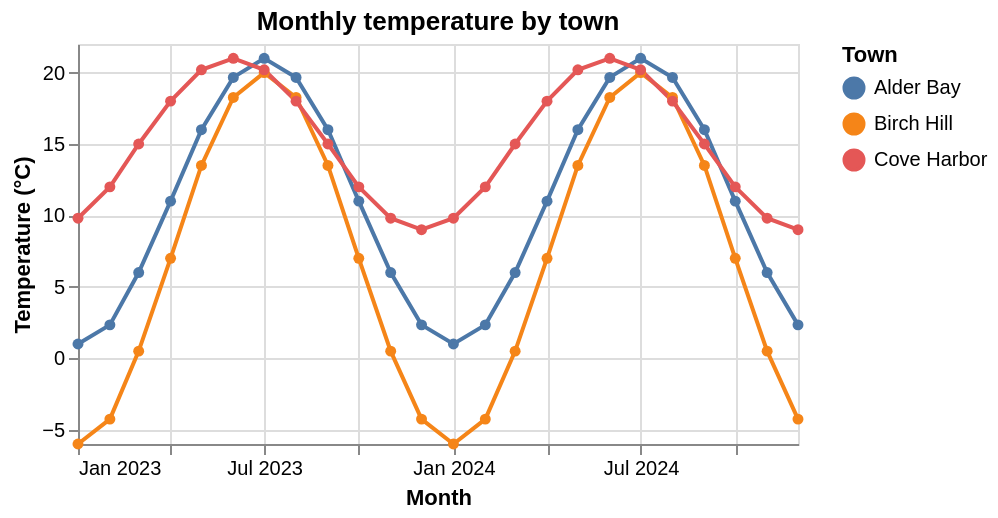

Vega-Lite specification for this chart:
### Vega-Lite specification from a JSON file in a GitHub repository (floating-point values rounded to 4 significant figures)
{"$schema": "https://vega.github.io/schema/vega-lite/v6.json", "description": "Monthly mean temperature of three invented towns: a line per town with a point on each month.", "title": "Monthly temperature by town", "width": 360, "height": 200, "data": {"sequence": {"start": 0, "stop": 24, "as": "i"}}, "transform": [{"calculate": "datetime(2023 + floor(datum.i / 12), datum.i % 12, 1)", "as": "month"}, {"calculate": "11 + 10 * sin((datum.i - 3) / 12 * 2 * PI)", "as": "Alder Bay"}, {"calculate": "7 + 13 * sin((datum.i - 3) / 12 * 2 * PI)", "as": "Birch Hill"}, {"calculate": "15 + 6 * sin((datum.i - 2) / 12 * 2 * PI)", "as": "Cove Harbor"}, {"fold": ["Alder Bay", "Birch Hill", "Cove Harbor"], "as": ["town", "celsius"]}], "mark": {"type": "line", "point": true}, "encoding": {"x": {"field": "month", "type": "temporal", "timeUnit": "yearmonth", "title": "Month"}, "y": {"field": "celsius", "type": "quantitative", "title": "Temperature (°C)"}, "color": {"field": "town", "type": "nominal", "title": "Town"}}}
